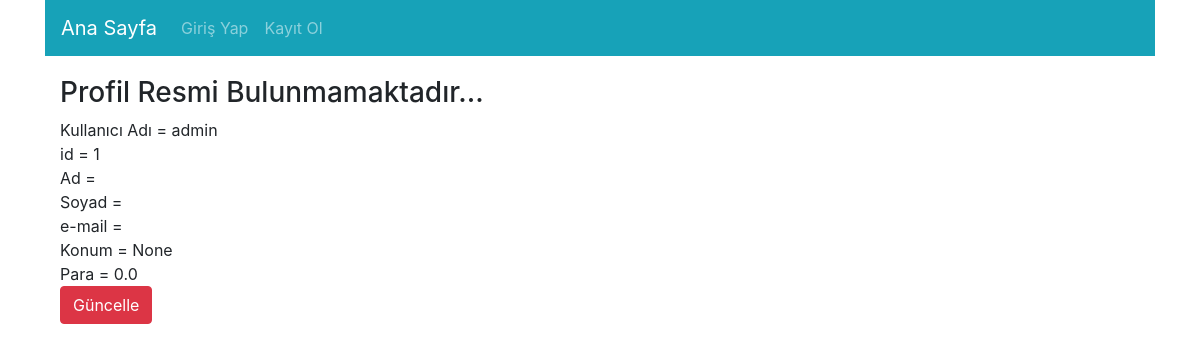
The page /user/detail/1/ on the database its author committed.
### user/models.py (models this page shows, shortened)
class User(AbstractUser):
    location = models.CharField(max_length=20,null=True,blank=True,verbose_name='Bulunduğunuz Şehir')
    profile_picture = models.ImageField(null=True,blank=True,verbose_name='Profil Resmi')
    money = models.FloatField(verbose_name='Para',default=0,
                              validators=[
                                  MinValueValidator(0),
                              ])

### user/views.py (the view)
# urls.py: path('detail/<int:id>/',views.Detail,name="user_detail"),
def Detail(request,id):
    user = get_object_or_404(User,id=id)
    context = {
        "user" : user,
    }
    return render(request,"user_detail.html",context)

### templates/user_detail.html
{% extends 'base.html' %}
{% load crispy_forms_tags %}
{% block body %}
        {% if user.profile_picture %}
        <img class="img-fluid rounded" src="{{user.profile_picture.url}}" alt="">
        {% else %}
            <h3> Profil Resmi Bulunmamaktadır... </h3>
        {% endif %}
    Kullanıcı Adı = {{user.username}}<br>
    id = {{user.id}}<br>
    Ad = {{user.first_name}}<br>
    Soyad = {{user.last_name}}<br>
    e-mail = {{user.email}}<br>
    Konum = {{user.location}}<br>
    Para = {{user.money}}<br>
    <td><a href="{% url 'user:update' request.user.id %}" class = "btn btn-danger">Güncelle</a></td>
{% endblock body %}

### rows shown on the page
User: username "admin", id "1", location "None", money "0.0"
